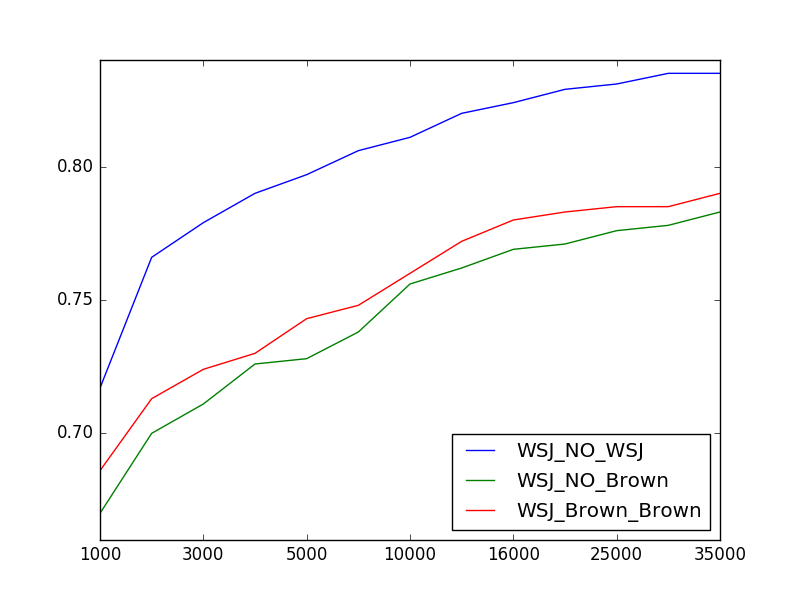

Here is the Python script that generated this plot:
import matplotlib.pyplot as plt
import pandas as pd

size1 = [0.717, 0.670, 0.686]
size2 = [0.766, 0.700, 0.713]
size3 = [0.779, 0.711, 0.724]
size4 = [0.790, 0.726, 0.730]
size5 = [0.797, 0.728, 0.743]
size7 = [0.806, 0.738, 0.748]
size10 = [0.811, 0.756, 0.760]
size13 = [0.820, 0.762, 0.772]
size16 = [0.824, 0.769, 0.780]
size20 = [0.829, 0.771, 0.783]
size25 = [0.831, 0.776, 0.785]
size30 = [0.835, 0.778, 0.785]
size35 = [0.835, 0.783, 0.790]

list = [size1, size2, size3, size4, size5, size7, size10, size13, size16, size20, size25, size30, size35]
gap = ["1000", "2000", "3000", "4000", "5000", "7000", "10000", "13000", "16000", "20000", "25000", "30000", "35000"]
name = ["WSJ_NO_WSJ", "WSJ_NO_Brown", "WSJ_Brown_Brown"]

df = pd.DataFrame(list, gap, name)
plt.figure()
df.plot()
plt.show()
